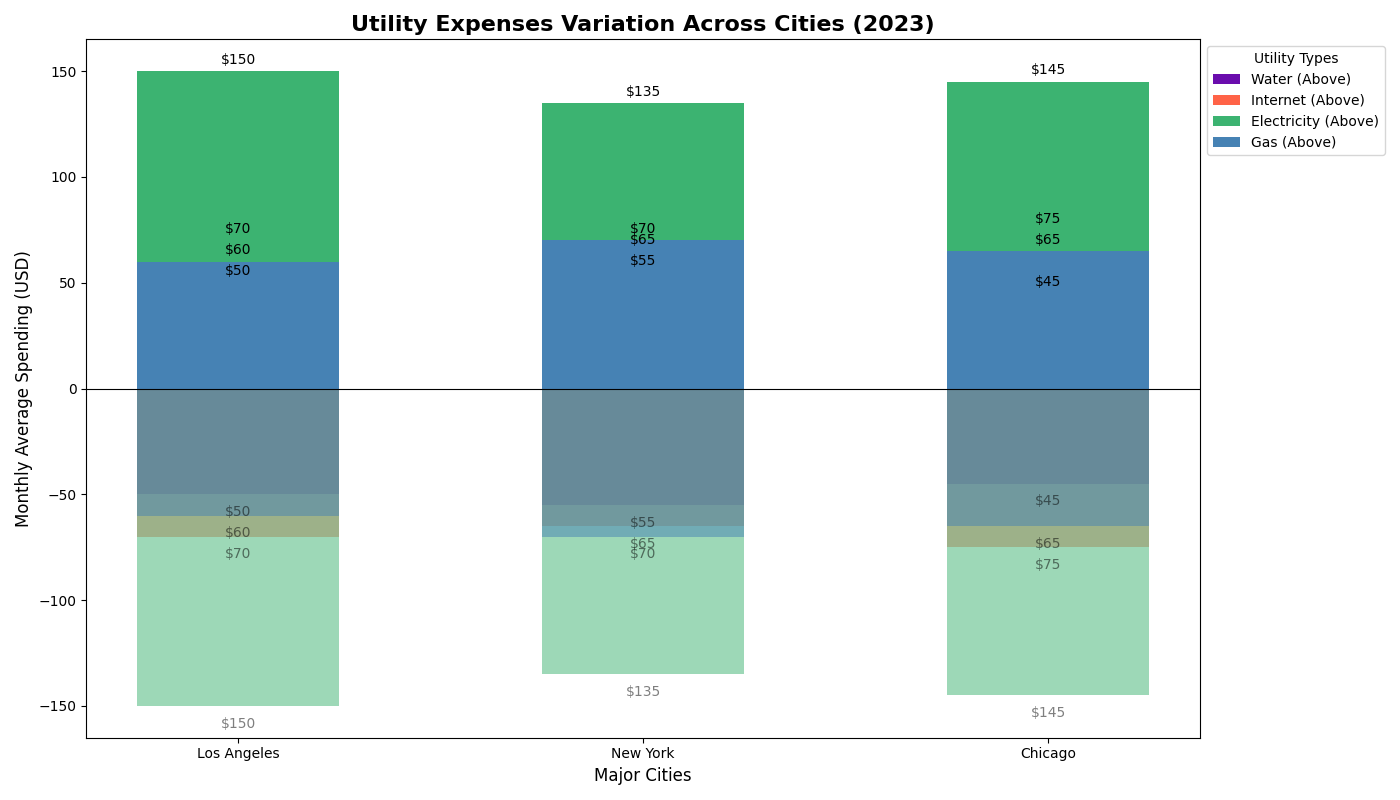

Reproduce this figure in Python.
import matplotlib.pyplot as plt
import numpy as np

cities = ['Los Angeles', 'New York', 'Chicago']
utilities = ['Water', 'Internet', 'Electricity', 'Gas']

electricity_cost = [150, 135, 145]
water_cost = [50, 55, 45]
internet_cost = [70, 65, 75]
gas_cost = [60, 70, 65]

positive_data = np.array([water_cost, internet_cost, electricity_cost, gas_cost])
negative_data = -1 * positive_data

index = np.arange(len(cities))

# New set of colors to replace the original ones
colors = ['#6a0dad', '#ff6347', '#3cb371', '#4682b4']  # Replaced colors

fig, ax = plt.subplots(figsize=(14, 8))

for i, (utility, color) in enumerate(zip(utilities, colors)):
    ax.bar(index, positive_data[i], 0.5, label=utility + ' (Above)', color=color)
    ax.bar(index, negative_data[i], 0.5, color=color, alpha=0.5)

ax.set_xlabel('Major Cities', fontsize=12)
ax.set_ylabel('Monthly Average Spending (USD)', fontsize=12)
ax.set_title('Utility Expenses Variation Across Cities (2023)', fontsize=16, fontweight='bold')
ax.set_xticks(index)
ax.set_xticklabels(cities)

for i in range(len(utilities)):
    for j in range(len(cities)):
        ax.text(index[j], positive_data[i][j] + 2, 
                f'${positive_data[i][j]:.0f}', ha='center', va='bottom', fontsize=10)
        ax.text(index[j], negative_data[i][j] - 5, 
                f'${-negative_data[i][j]:.0f}', ha='center', va='top', fontsize=10, alpha=0.5)

ax.legend(title='Utility Types', loc='upper left', bbox_to_anchor=(1, 1), fontsize=10)

ax.axhline(0, color='black', linewidth=0.8)

plt.tight_layout()

plt.show()
